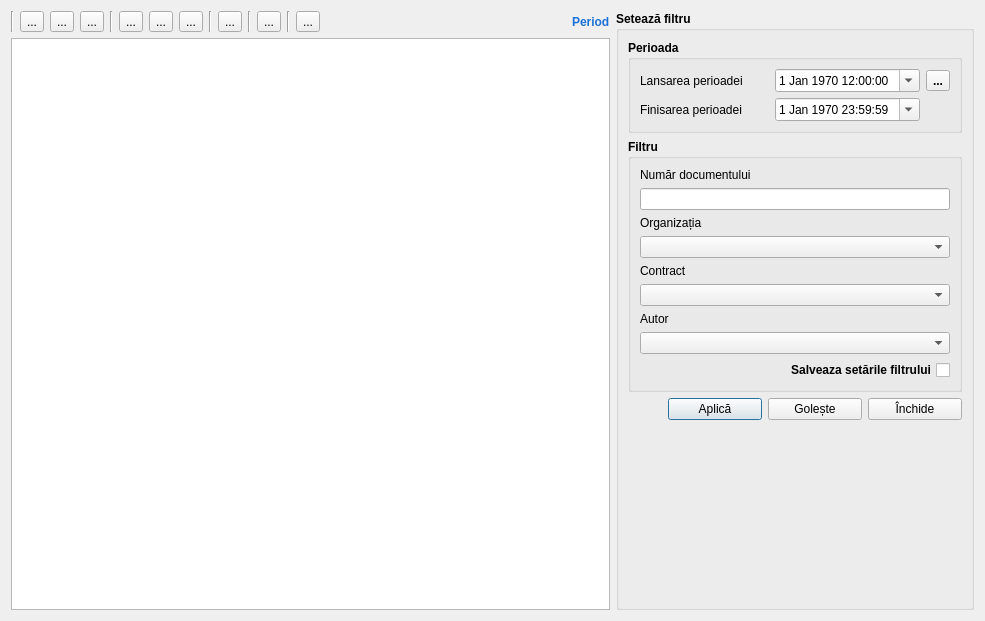
<?xml version="1.0" encoding="UTF-8"?>
<ui version="4.0">
 <class>PricingView</class>
 <widget class="QDialog" name="PricingView">
  <property name="geometry">
   <rect>
    <x>0</x>
    <y>0</y>
    <width>985</width>
    <height>621</height>
   </rect>
  </property>
  <property name="font">
   <font>
    <family>Segoe UI</family>
   </font>
  </property>
  <property name="windowTitle">
   <string>Dialog</string>
  </property>
  <property name="windowIcon">
   <iconset resource="../../resources/resource.qrc">
    <normaloff>:/img/documents/pricing.png</normaloff>:/img/documents/pricing.png</iconset>
  </property>
  <layout class="QGridLayout" name="gridLayout_3">
   <item row="0" column="0">
    <layout class="QHBoxLayout" name="layoutToolBar">
     <item>
      <widget class="Line" name="line">
       <property name="orientation">
        <enum>Qt::Orientation::Vertical</enum>
       </property>
      </widget>
     </item>
     <item>
      <widget class="QToolButton" name="btnAdd">
       <property name="text">
        <string>...</string>
       </property>
       <property name="icon">
        <iconset resource="../../resources/resource.qrc">
         <normaloff>:/img/toolBar/add.png</normaloff>:/img/toolBar/add.png</iconset>
       </property>
       <property name="shortcut">
        <string>Ins</string>
       </property>
      </widget>
     </item>
     <item>
      <widget class="QToolButton" name="btnEdit">
       <property name="text">
        <string>...</string>
       </property>
       <property name="icon">
        <iconset resource="../../resources/resource.qrc">
         <normaloff>:/img/toolBar/edit.png</normaloff>:/img/toolBar/edit.png</iconset>
       </property>
       <property name="shortcut">
        <string>F2</string>
       </property>
      </widget>
     </item>
     <item>
      <widget class="QToolButton" name="btnDeletion">
       <property name="text">
        <string>...</string>
       </property>
       <property name="icon">
        <iconset resource="../../resources/resource.qrc">
         <normaloff>:/img/toolBar/delete.png</normaloff>:/img/toolBar/delete.png</iconset>
       </property>
       <property name="shortcut">
        <string>Del</string>
       </property>
      </widget>
     </item>
     <item>
      <widget class="Line" name="line_2">
       <property name="orientation">
        <enum>Qt::Orientation::Vertical</enum>
       </property>
      </widget>
     </item>
     <item>
      <widget class="QToolButton" name="btnAddFilter">
       <property name="text">
        <string>...</string>
       </property>
       <property name="icon">
        <iconset resource="../../resources/resource.qrc">
         <normaloff>:/img/toolBar/filter_add.png</normaloff>:/img/toolBar/filter_add.png</iconset>
       </property>
       <property name="shortcut">
        <string>Ctrl+F1</string>
       </property>
      </widget>
     </item>
     <item>
      <widget class="QToolButton" name="btnSetFilter">
       <property name="text">
        <string>...</string>
       </property>
       <property name="icon">
        <iconset resource="../../resources/resource.qrc">
         <normaloff>:/img/toolBar/filter_set.png</normaloff>:/img/toolBar/filter_set.png</iconset>
       </property>
       <property name="shortcut">
        <string>Ctrl+F2</string>
       </property>
      </widget>
     </item>
     <item>
      <widget class="QToolButton" name="btnDeleteFilter">
       <property name="text">
        <string>...</string>
       </property>
       <property name="icon">
        <iconset resource="../../resources/resource.qrc">
         <normaloff>:/img/toolBar/filter_delete.png</normaloff>:/img/toolBar/filter_delete.png</iconset>
       </property>
       <property name="shortcut">
        <string>Ctrl+F3</string>
       </property>
      </widget>
     </item>
     <item>
      <widget class="Line" name="line_3">
       <property name="orientation">
        <enum>Qt::Orientation::Vertical</enum>
       </property>
      </widget>
     </item>
     <item>
      <widget class="QToolButton" name="btnUpdateTable">
       <property name="text">
        <string>...</string>
       </property>
       <property name="icon">
        <iconset resource="../../resources/resource.qrc">
         <normaloff>:/img/toolBar/update.png</normaloff>:/img/toolBar/update.png</iconset>
       </property>
       <property name="shortcut">
        <string>F5</string>
       </property>
      </widget>
     </item>
     <item>
      <widget class="Line" name="line_4">
       <property name="orientation">
        <enum>Qt::Orientation::Vertical</enum>
       </property>
      </widget>
     </item>
     <item>
      <widget class="QToolButton" name="btnPrint">
       <property name="text">
        <string>...</string>
       </property>
       <property name="icon">
        <iconset resource="../../resources/resource.qrc">
         <normaloff>:/img/actions/print.png</normaloff>:/img/actions/print.png</iconset>
       </property>
       <property name="shortcut">
        <string>Ctrl+P</string>
       </property>
      </widget>
     </item>
     <item>
      <widget class="Line" name="line_5">
       <property name="orientation">
        <enum>Qt::Orientation::Vertical</enum>
       </property>
      </widget>
     </item>
     <item>
      <widget class="QToolButton" name="btnPeriod">
       <property name="text">
        <string>...</string>
       </property>
       <property name="icon">
        <iconset resource="../../resources/resource.qrc">
         <normaloff>:/img/toolBar/calendar.png</normaloff>:/img/toolBar/calendar.png</iconset>
       </property>
       <property name="shortcut">
        <string>Ctrl+Shift+P</string>
       </property>
      </widget>
     </item>
     <item>
      <spacer name="horizontalSpacer_2">
       <property name="orientation">
        <enum>Qt::Orientation::Horizontal</enum>
       </property>
       <property name="sizeHint" stdset="0">
        <size>
         <width>40</width>
         <height>20</height>
        </size>
       </property>
      </spacer>
     </item>
     <item>
      <widget class="QLabel" name="txtPeriod">
       <property name="font">
        <font>
         <family>Segoe UI</family>
         <bold>true</bold>
        </font>
       </property>
       <property name="styleSheet">
        <string notr="true">color: rgb(28, 113, 216);</string>
       </property>
       <property name="text">
        <string>Period</string>
       </property>
      </widget>
     </item>
    </layout>
   </item>
   <item row="0" column="1" rowspan="2">
    <widget class="QGroupBox" name="groupBoxFilter">
     <property name="sizePolicy">
      <sizepolicy hsizetype="Fixed" vsizetype="Preferred">
       <horstretch>0</horstretch>
       <verstretch>0</verstretch>
      </sizepolicy>
     </property>
     <property name="font">
      <font>
       <family>Segoe UI</family>
       <bold>true</bold>
      </font>
     </property>
     <property name="title">
      <string>Setează filtru</string>
     </property>
     <layout class="QVBoxLayout" name="verticalLayout">
      <item>
       <widget class="QGroupBox" name="groupBoxPeriod">
        <property name="title">
         <string>Perioada</string>
        </property>
        <layout class="QGridLayout" name="gridLayout_2">
         <item row="1" column="0">
          <widget class="QLabel" name="label_2">
           <property name="font">
            <font>
             <family>Segoe UI</family>
             <bold>false</bold>
            </font>
           </property>
           <property name="text">
            <string>Finisarea perioadei</string>
           </property>
          </widget>
         </item>
         <item row="1" column="1">
          <widget class="QDateTimeEdit" name="dateEnd">
           <property name="font">
            <font>
             <family>Segoe UI</family>
             <bold>false</bold>
            </font>
           </property>
           <property name="dateTime">
            <datetime>
             <hour>23</hour>
             <minute>59</minute>
             <second>59</second>
             <year>1970</year>
             <month>1</month>
             <day>1</day>
            </datetime>
           </property>
           <property name="calendarPopup">
            <bool>true</bool>
           </property>
          </widget>
         </item>
         <item row="0" column="0">
          <widget class="QLabel" name="label">
           <property name="font">
            <font>
             <family>Segoe UI</family>
             <bold>false</bold>
            </font>
           </property>
           <property name="text">
            <string>Lansarea perioadei</string>
           </property>
          </widget>
         </item>
         <item row="0" column="1">
          <widget class="QDateTimeEdit" name="dateStart">
           <property name="font">
            <font>
             <family>Segoe UI</family>
             <bold>false</bold>
            </font>
           </property>
           <property name="dateTime">
            <datetime>
             <hour>12</hour>
             <minute>0</minute>
             <second>0</second>
             <year>1970</year>
             <month>1</month>
             <day>1</day>
            </datetime>
           </property>
           <property name="calendarPopup">
            <bool>true</bool>
           </property>
          </widget>
         </item>
         <item row="0" column="2">
          <widget class="QToolButton" name="btnSelectPeriod">
           <property name="text">
            <string>...</string>
           </property>
          </widget>
         </item>
        </layout>
       </widget>
      </item>
      <item>
       <widget class="QGroupBox" name="groupBoxItems">
        <property name="font">
         <font>
          <family>Segoe UI</family>
          <bold>true</bold>
         </font>
        </property>
        <property name="title">
         <string>Filtru</string>
        </property>
        <layout class="QGridLayout" name="gridLayout">
         <item row="5" column="0">
          <widget class="QComboBox" name="comboContracts">
           <property name="font">
            <font>
             <family>Segoe UI</family>
             <bold>false</bold>
            </font>
           </property>
          </widget>
         </item>
         <item row="2" column="0">
          <widget class="QLabel" name="label_3">
           <property name="font">
            <font>
             <family>Segoe UI</family>
             <bold>false</bold>
            </font>
           </property>
           <property name="text">
            <string>Organizația</string>
           </property>
          </widget>
         </item>
         <item row="4" column="0">
          <widget class="QLabel" name="label_4">
           <property name="font">
            <font>
             <family>Segoe UI</family>
             <bold>false</bold>
            </font>
           </property>
           <property name="text">
            <string>Contract</string>
           </property>
          </widget>
         </item>
         <item row="3" column="0">
          <widget class="QComboBox" name="comboOrganizations">
           <property name="font">
            <font>
             <family>Segoe UI</family>
             <bold>false</bold>
            </font>
           </property>
          </widget>
         </item>
         <item row="6" column="0">
          <widget class="QLabel" name="label_5">
           <property name="font">
            <font>
             <family>Segoe UI</family>
             <bold>false</bold>
            </font>
           </property>
           <property name="text">
            <string>Autor</string>
           </property>
          </widget>
         </item>
         <item row="7" column="0">
          <widget class="QComboBox" name="comboUsers">
           <property name="font">
            <font>
             <family>Segoe UI</family>
             <bold>false</bold>
            </font>
           </property>
          </widget>
         </item>
         <item row="1" column="0">
          <widget class="QLineEdit" name="numberDoc">
           <property name="font">
            <font>
             <family>Segoe UI</family>
             <bold>false</bold>
            </font>
           </property>
          </widget>
         </item>
         <item row="0" column="0">
          <widget class="QLabel" name="label_6">
           <property name="font">
            <font>
             <family>Segoe UI</family>
             <bold>false</bold>
            </font>
           </property>
           <property name="text">
            <string>Număr documentului</string>
           </property>
          </widget>
         </item>
         <item row="8" column="0">
          <widget class="QCheckBox" name="saveFilter">
           <property name="layoutDirection">
            <enum>Qt::LayoutDirection::RightToLeft</enum>
           </property>
           <property name="text">
            <string>Salveaza setările filtrului</string>
           </property>
          </widget>
         </item>
        </layout>
       </widget>
      </item>
      <item>
       <layout class="QHBoxLayout" name="horizontalLayout">
        <property name="sizeConstraint">
         <enum>QLayout::SizeConstraint::SetDefaultConstraint</enum>
        </property>
        <item>
         <spacer name="horizontalSpacer">
          <property name="orientation">
           <enum>Qt::Orientation::Horizontal</enum>
          </property>
          <property name="sizeHint" stdset="0">
           <size>
            <width>40</width>
            <height>20</height>
           </size>
          </property>
         </spacer>
        </item>
        <item>
         <widget class="QPushButton" name="btnApplyFilter">
          <property name="sizePolicy">
           <sizepolicy hsizetype="Fixed" vsizetype="Fixed">
            <horstretch>0</horstretch>
            <verstretch>0</verstretch>
           </sizepolicy>
          </property>
          <property name="minimumSize">
           <size>
            <width>94</width>
            <height>0</height>
           </size>
          </property>
          <property name="font">
           <font>
            <family>Segoe UI</family>
            <bold>false</bold>
           </font>
          </property>
          <property name="text">
           <string>Aplică</string>
          </property>
          <property name="icon">
           <iconset resource="../../resources/resource.qrc">
            <normaloff>:/img/btns/valide.png</normaloff>:/img/btns/valide.png</iconset>
          </property>
         </widget>
        </item>
        <item>
         <widget class="QPushButton" name="btnClearFilter">
          <property name="sizePolicy">
           <sizepolicy hsizetype="Fixed" vsizetype="Fixed">
            <horstretch>0</horstretch>
            <verstretch>0</verstretch>
           </sizepolicy>
          </property>
          <property name="minimumSize">
           <size>
            <width>94</width>
            <height>0</height>
           </size>
          </property>
          <property name="font">
           <font>
            <family>Segoe UI</family>
            <bold>false</bold>
           </font>
          </property>
          <property name="text">
           <string>Golește</string>
          </property>
          <property name="icon">
           <iconset resource="../../resources/resource.qrc">
            <normaloff>:/img/actions/trash.png</normaloff>:/img/actions/trash.png</iconset>
          </property>
         </widget>
        </item>
        <item>
         <widget class="QPushButton" name="btnCloseFilter">
          <property name="sizePolicy">
           <sizepolicy hsizetype="Fixed" vsizetype="Fixed">
            <horstretch>0</horstretch>
            <verstretch>0</verstretch>
           </sizepolicy>
          </property>
          <property name="minimumSize">
           <size>
            <width>94</width>
            <height>0</height>
           </size>
          </property>
          <property name="font">
           <font>
            <family>Segoe UI</family>
            <bold>false</bold>
           </font>
          </property>
          <property name="text">
           <string>Închide</string>
          </property>
          <property name="icon">
           <iconset resource="../../resources/resource.qrc">
            <normaloff>:/img/btns/close.png</normaloff>:/img/btns/close.png</iconset>
          </property>
         </widget>
        </item>
       </layout>
      </item>
      <item>
       <spacer name="verticalSpacer">
        <property name="orientation">
         <enum>Qt::Orientation::Vertical</enum>
        </property>
        <property name="sizeHint" stdset="0">
         <size>
          <width>20</width>
          <height>40</height>
         </size>
        </property>
       </spacer>
      </item>
     </layout>
    </widget>
   </item>
   <item row="1" column="0">
    <widget class="QTableView" name="tabView"/>
   </item>
  </layout>
 </widget>
 <resources>
  <include location="../../resources/resource.qrc"/>
 </resources>
 <connections/>
</ui>
